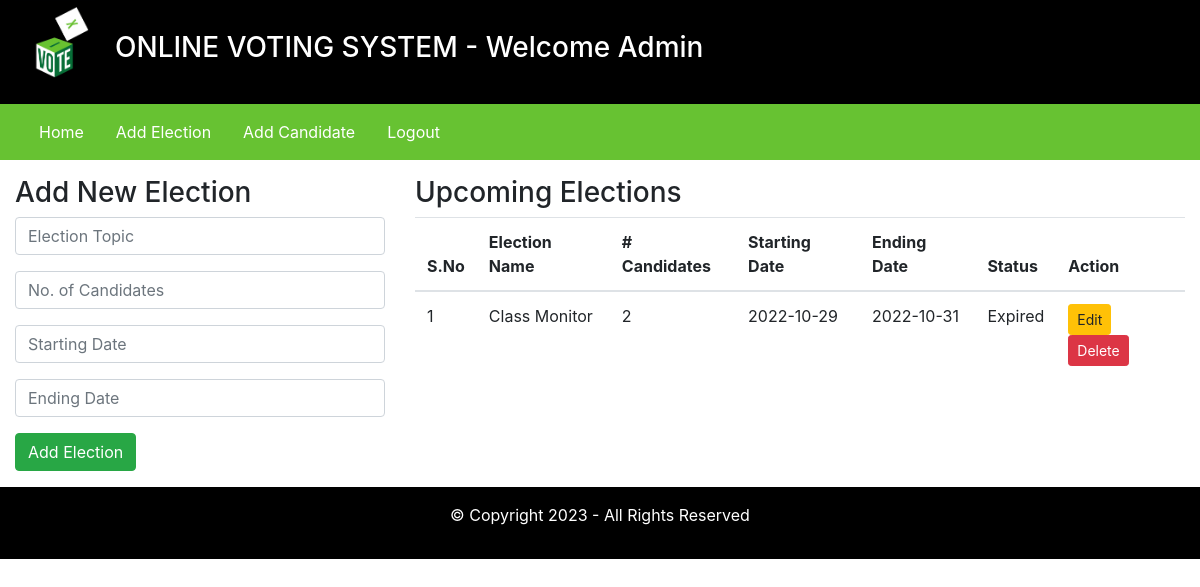
The app's page /admin/index.php?addElectionPage=1 (signed in) with its own data.
### tables this page shows
CREATE TABLE `elections` (
  `id` int(11) NOT NULL,
  `election_topic` varchar(255) DEFAULT NULL,
  `no_of_candidates` int(11) DEFAULT NULL,
  `starting_date` date DEFAULT NULL,
  `ending_date` date DEFAULT NULL,
  `status` varchar(45) DEFAULT NULL,
  `inserted_by` varchar(255) DEFAULT NULL,
  `inserted_on` date DEFAULT NULL
);

### admin/inc/add_elections.php (the view, shortened to what this page needs)
<div class="row my-3">
    <div class="col-4">
        <h3>Add New Election</h3>
        <form method="POST">
            <div class="form-group">
                <input type="text" name="election_topic" placeholder="Election Topic" class="form-control" required />
            </div>
            <div class="form-group">
                <input type="number" name="number_of_candidates" placeholder="No. of Candidates" class="form-control" required />
            </div>
            <div class="form-group">
                <input type="text" onfocus="this.type='Date'" name="starting_date" placeholder="Starting Date" class="form-control" required />
            </div>
            <div class="form-group">
                <input type="text" onfocus="this.type='Date'" name="ending_date" placeholder="Ending Date" class="form-control" required />
            </div>
            <input type="submit" value="Add Election" name="addElectionBtn" class="btn btn-success" />
        </form>
    </div>
    <div class="col-8">
        <h3>Upcoming Elections</h3>
        <table class="table">
            <thead>
                <tr>
                    <th scope="col">S.No</th>
                    <th scope="col">Election Name</th>
                    <th scope="col"># Candidates</th>
                    <th scope="col">Starting Date</th>
                    <th scope="col">Ending Date</th>
                    <th scope="col">Status </th>
                    <th scope="col">Action </th>
                </tr>
            </thead>
            <tbody>
                <?php
                    $fetchingData = mysqli_query($db, "SELECT * FROM elections") or die(mysqli_error($db));
                    $isAnyElectionAdded = mysqli_num_rows($fetchingData);
                    if($isAnyElectionAdded > 0)
                    {
                        $sno = 1;
                        while($row = mysqli_fetch_assoc($fetchingData))
                        {
                            $election_id = $row['id'];
                ?>
                            <tr>
                                <td><?php echo $sno++; ?></td>
                                <td><?php echo $row['election_topic']; ?></td>
                                <td><?php echo $row['no_of_candidates']; ?></td>
                                <td><?php echo $row['starting_date']; ?></td>
                                <td><?php echo $row['ending_date']; ?></td>
                                <td><?php echo $row['status']; ?></td>
                                <td>
                                    <a href="#" class="btn btn-sm btn-warning"> Edit </a>
                                    <button class="btn btn-sm btn-danger" onclick="DeleteData(<?php echo $election_id; ?>)"> Delete </button>
                                </td>
                            </tr>
                <?php
                        }
                    }else {
            ?>
                        <tr>
                            <td colspan="7"> No any election is added yet. </td>
                        </tr>
            <?php
                    }
                ?>
            </tbody>
        </table>
    </div>
</div>

### records on screen
elections: election_topic "Class Monitor", no_of_candidates "2", starting_date "2022-10-29", ending_date "2022-10-31", status "Expired"
